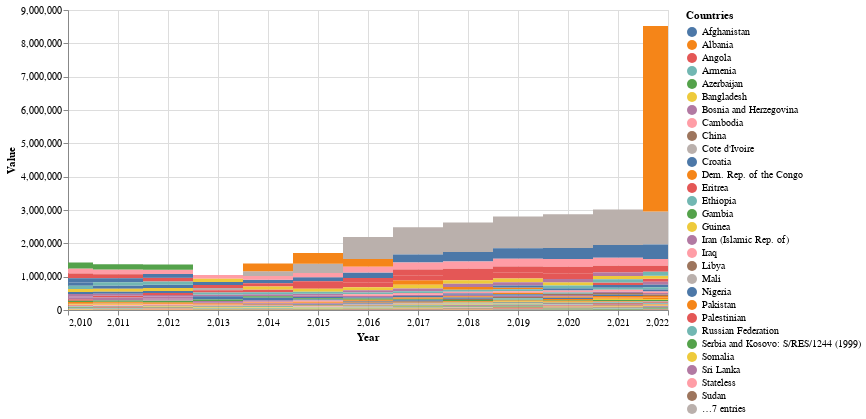

The code cell stored with this chart in its notebook:
### Code cell
df_alt = df_filtered.reset_index()
df_alt = df_alt.melt(id_vars='year', var_name='Country', value_name='Value')

# Create a stream graph using Altair
stream_graph = alt.Chart(df_alt).mark_area(interpolate='step').encode(
    x=alt.X('year', axis=alt.Axis(title='Year')),
    y=alt.Y('sum(Value):Q', axis=alt.Axis(title='Value')),
    color=alt.Color('Country:N', sort='ascending', legend=alt.Legend(title='Countries')),
    order='Value:O',
).properties(
    width=600,
    height=300
)

stream_graph

### Figure 1 — Vega-Lite specification as saved in the notebook (floating-point values rounded to 4 significant figures; data arrays with more than 128 entries replaced by an {"elided": "..."} marker saying what was removed)
{"config": {"view": {"continuousWidth": 300, "continuousHeight": 300}}, "data": {"name": "data-4aa84f2f9f19e597a1218b82af4dac84"}, "mark": {"type": "area", "interpolate": "step"}, "encoding": {"color": {"field": "Country", "legend": {"title": "Countries"}, "sort": "ascending", "type": "nominal"}, "order": {"field": "Value", "type": "ordinal"}, "x": {"axis": {"title": "Year"}, "field": "year", "type": "quantitative"}, "y": {"aggregate": "sum", "axis": {"title": "Value"}, "field": "Value", "type": "quantitative"}}, "height": 300, "width": 600, "$schema": "https://vega.github.io/schema/vega-lite/v5.8.0.json", "datasets": {"data-4aa84f2f9f19e597a1218b82af4dac84": {"elided": "468 records"}}}
